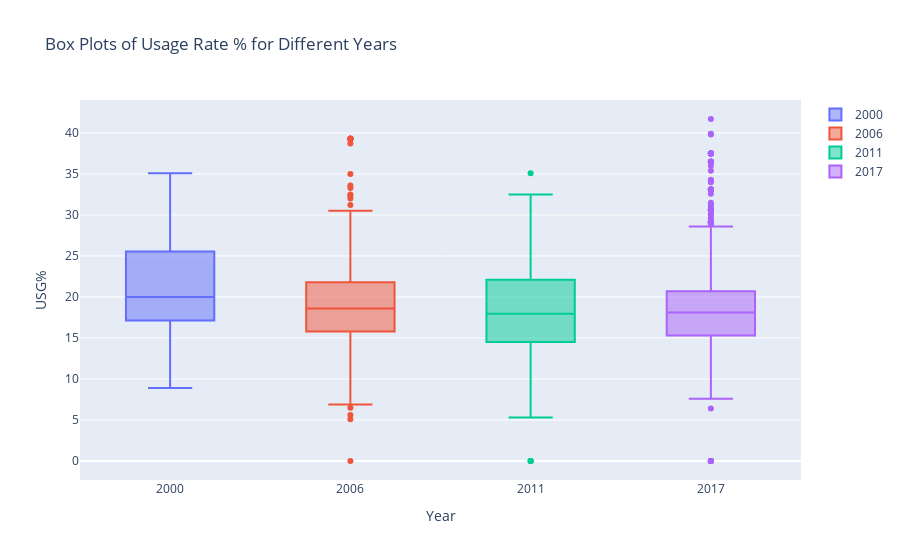

The notebook cell saved with this chart:
### Code cell
df_2000 = df[df['season'] == 2000]
df_2006 = df[df['season'] == 2006]
df_2011 = df[df['season'] == 2011]
df_2017 = df[df['season'] == 2017]

# Create separate box plots for each year
fig = go.Figure()

fig.add_trace(go.Box(y=df_2000['USG%'], name='2000'))
fig.add_trace(go.Box(y=df_2006['USG%'], name='2006'))
fig.add_trace(go.Box(y=df_2011['USG%'], name='2011'))
fig.add_trace(go.Box(y=df_2017['USG%'], name='2017'))

# Set the layout
fig.update_layout(title='Box Plots of Usage Rate % for Different Years',
                  yaxis_title='USG%',
                  xaxis_title='Year')

# Show the plot
fig.show()

### Figure 1 — Plotly figure (JSON) as saved in the notebook; plotly's stock layout.template omitted (floating-point values rounded to 4 significant figures; data arrays with more than 128 entries replaced by an {"elided": "..."} marker saying what was removed)
{"data": [{"name": "2000", "type": "box", "y": {"elided": "171 float values"}}, {"name": "2006", "type": "box", "y": {"elided": "1583 float values"}}, {"name": "2011", "type": "box", "y": {"elided": "2768 float values"}}, {"name": "2017", "type": "box", "y": {"elided": "1839 float values"}}], "layout": {"title": {"text": "Box Plots of Usage Rate % for Different Years"}, "xaxis": {"title": {"text": "Year"}}, "yaxis": {"title": {"text": "USG%"}}}}
